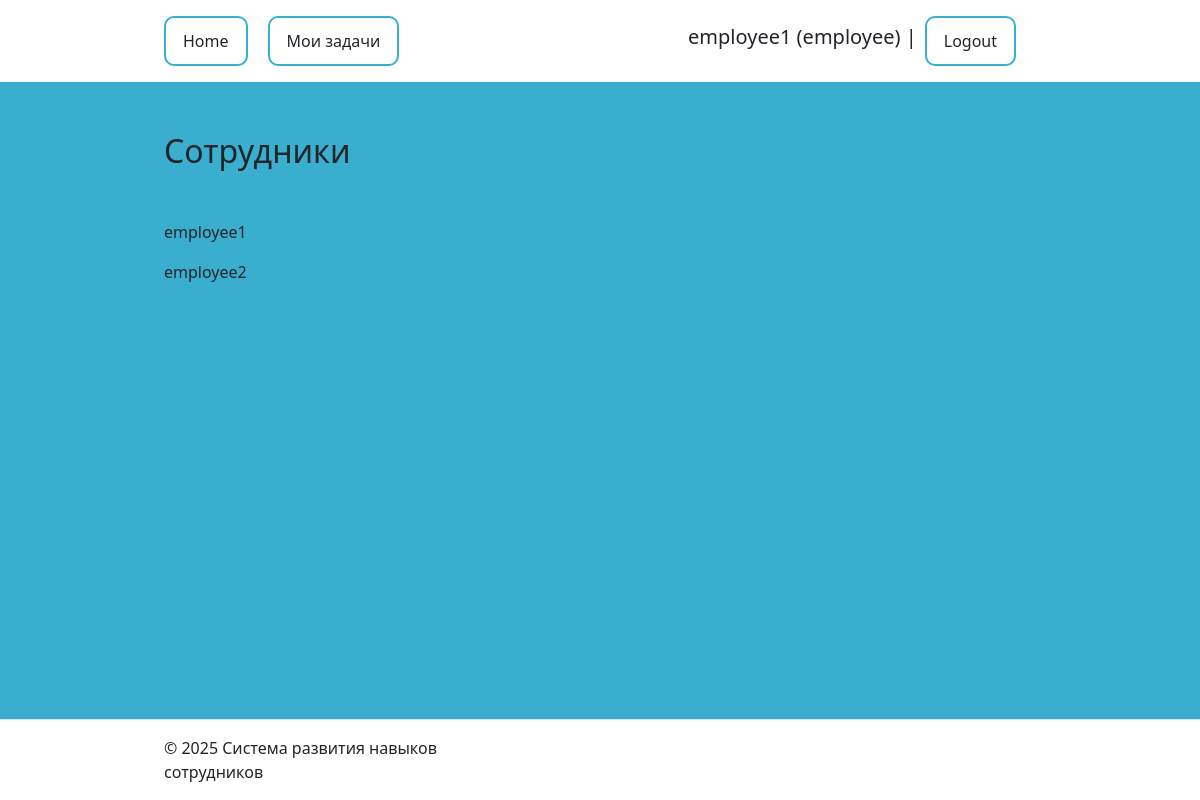
The app's page /employees/ (signed in) with its own data.
### users/models.py (models this page shows)
class User(AbstractUser):
    ROLE_CHOICES = [
        ('director', 'Director'),
        ('employee', 'Employee'),
    ]
    role = models.CharField(choices=ROLE_CHOICES, default='director')
    def __str__(self):
        return f"{self.username} ({self.role})"

### skilltracker/views.py (the view)
# urls.py: path('employees/', Employees.as_view(), name = 'employees'),
class Employees(ListView):
    template_name = 'skilltracker/employees.html'
    extra_context = {'title': "Сотрудники"}
    context_object_name = 'employees'
    def get_queryset(self):
        return get_user_model().objects.filter(role = 'employee')

### skilltracker/templates/skilltracker/employees.html
{% extends 'individual_development_plans/base.html' %}
{% load static %}
{% block content %}
    <h2 class="title">
        {{ title }}
    </h2>
    {% for employee in employees %}
       <p> {{ employee.username }}</p>
    {% endfor %}
{% endblock %}

### templates/individual_development_plans/base.html (shortened to what this page needs)
{% load static %}
<!DOCTYPE html>
<html lang="en">
<head>
    <link href="https://cdn.jsdelivr.net/npm/bootstrap@5.3.0/dist/css/bootstrap.min.css" rel="stylesheet">
    <link type="text/css" href="{% static 'individual_development_plans/css/base.css' %}" rel="stylesheet" />
</head>
<body>
<header class="d-flex align-items-center justify-content-between py-3">
    <ul class="nav">
        <li class="nav-item">
            <a href="{% url 'main' %}" class="btn">Home</a>
        </li>
        {% if user.is_authenticated %}
            {% if user.role == 'employee' %}
            <li class="nav-item">
            <a href="{% url 'tasks' %}" class="btn">Мои задачи</a>
            </li>
        {% endif %}
        {% endif %}
    </ul>
    <ul class="nav align-items-center">
        {% if user.is_authenticated %}
           <h5 class="d-inline-block pe-2"> {{user}} |</h5>
        <li class="nav-item">
        <form method="post" action="{% url 'users:logout' %}">
            <button type="submit" class="btn">Logout</button>
            </form>
            </li>
        {% endif %}
    </ul>
</header>
<main>
        {% block content %}{% endblock %}
</main>
<div class = "footer d-flex flex-wrap justify-content-between align-items-center py-3 border-top">
    <div class="col-md-4 d-flex align-items-center">&copy; 2025 Система развития навыков сотрудников
    </div>
</div>
</body>
</html>

### static/individual_development_plans/css/base.css (style rules this page uses)
body { background-color: #39AECF; display: flex; flex-direction: column; min-height: 100vh; }
header { background-color: white; margin-bottom: 50px; padding-left: 10.25rem; padding-right: 10.25rem; }
header > ul > li { border: 2px solid #39AECF; padding: 4px; border-radius: 10px; margin-right: 20px; }
.footer { background-color: white; padding-left: 10.25rem; padding-right: 10.25rem; position: fixed; right: 0; left: 0; bottom: 0; }
main { padding-left: 10.25rem; padding-right: 10.25rem; margin-bottom: 150px; }
.title { margin-bottom: 50px; }

### records on screen
User: username+role "employee1 (employee)", username "employee1"
User: username "employee2"

### other values on screen
{{ title }} "Сотрудники"
